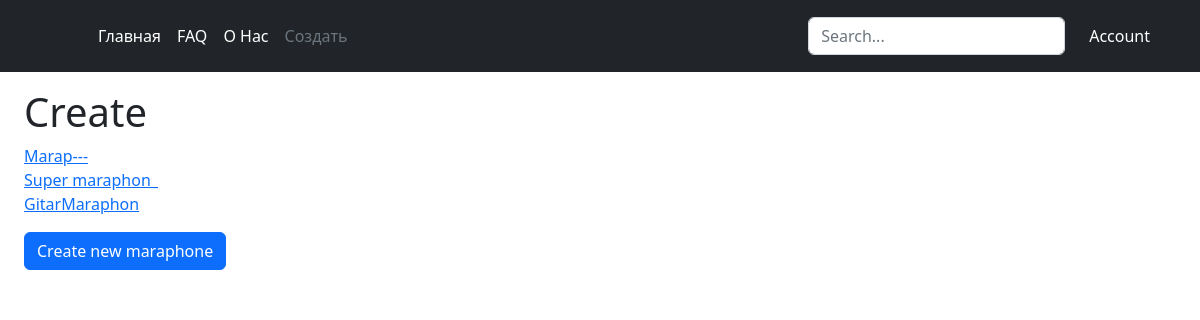
The app's page /create (signed in) with its own data.
### data/maraphones.py (models this page shows)
class Maraphone(SqlAlchemyBase):
    __tablename__ = "maraphones"
    id = sqlalchemy.Column(sqlalchemy.Integer,
                           primary_key=True, autoincrement=True)
    title = sqlalchemy.Column(sqlalchemy.String)
    created_date = sqlalchemy.Column(sqlalchemy.Date,
                                     default=datetime.datetime.now)
    creator_id = sqlalchemy.Column(sqlalchemy.Integer,
                                   sqlalchemy.ForeignKey("users.id"))
    creator = orm.relationship("User")
    tasks = orm.relationship("Task")

### main.py (the view, shortened to what this page needs)
@app.route("/create", methods=["GET", "POST"])
@login_required
def create():
    make_header_data(url_for("create"))
    maraphones = db.query(Maraphone).filter(Maraphone.creator_id == current_user.get_id()).all()
    names = list(map(lambda x: (x.title, url_for("maraphon", id=x.id)), maraphones))
    return render_template("create.html", header=header, maraphones=names)

### data/db_session.py (called while the page is built)
def create_session() -> Session:
    global __factory
    return __factory()

### data/users.py (called while the page is built)
    def get_id(self):
        return str(self.id)

### main.py (called while the page is built)
def make_header_data(url=None):
    header["registered"] = current_user.is_authenticated
    header["menu"] = [
        ("Главная", url_for("home"), False),
        ("FAQ", url_for("faq"), False),
        ("О Нас", url_for("about"), False),
        ]
    if current_user.is_authenticated:
        header["menu"].append(("Создать", url_for("create"), False))
    if url == url_for("account"):
        header["account"] = True
    else:
        header["account"] = False
    if url is not None:
        for i in range(len(header["menu"])):
            if header["menu"][i][1] == url:
                header["menu"][i] = (
                    header["menu"][i][0], header["menu"][i][1], True)
            else:
                header["menu"][i] = (
                    header["menu"][i][0], header["menu"][i][1], False)

@login_manager.user_loader
def load_user(user_id):
    db = db_session.create_session()
    return db.query(User).filter(User.id == user_id).first()

### templates/create.html
{% extends "index.html" %}
{% block content %}
<h1>Create</h1>
{% for m in maraphones %}
<div>
    <a href="{{ m[1] }}">{{ m[0] }}</a>
</div>
{% endfor %}
<form method="post">
    <button class="btn btn-primary mt-3" type="submit">Create new maraphone</button>
</form>
{% endblock %}

### records on screen
Maraphone: title "Marap---"
Maraphone: title "Super maraphon_"
Maraphone: title "GitarMaraphon"

### other values on screen
{{ item[0] }} "Главная" "FAQ" "О Нас"
{{ item[0] }} "Создать"
